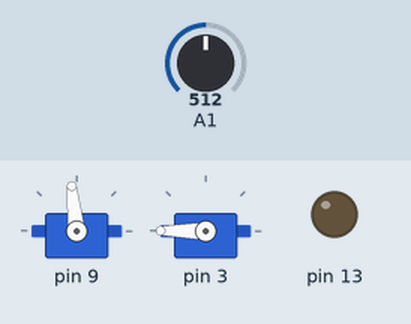
Bench run of a sketch on a simulated Arduino Uno, built with avr-gcc and run on an emulated ATmega328P. Shown: 2 × servo, output pins drawn as LEDs (lit = HIGH). Dashed ring = blinking. Inputs (shaded band) come from the test bench; at power-on: A1 = 512. Servo pulses on a pin are drawn as a servo (544–2400 µs = 0–180°); pins used as bus, display or sensor lines are not drawn.

Above: at 0.8 s.
0.9 s: A1 set to 523
At 1.8 s:
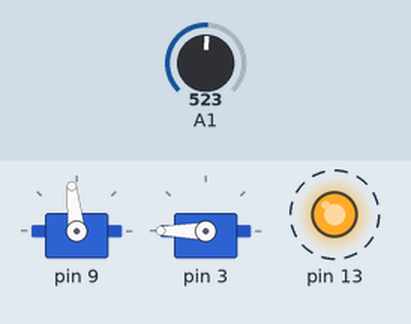
3.9 s: A1 set to 306
At 6.6 s:
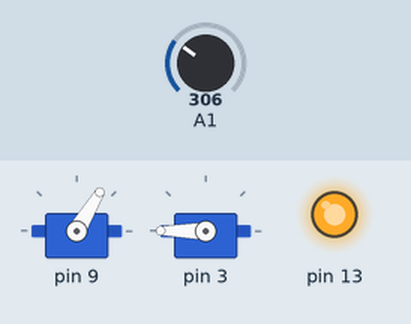
6.9 s: A1 set to 716
At 9.0 s:
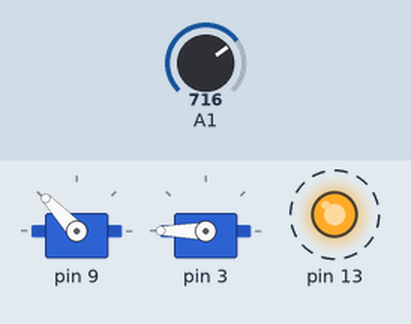
9.9 s: A1 set to 900
At 12.1 s:
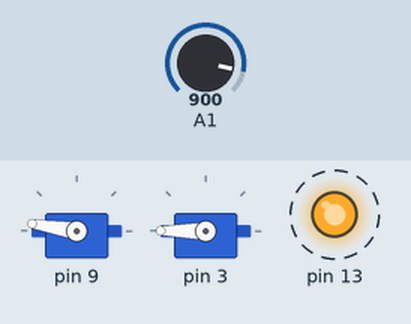
12.9 s: A1 set to 122
At 14.3 s:
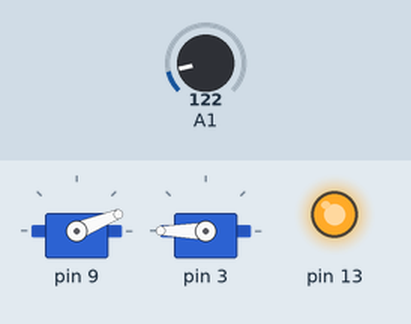
15.9 s: A1 set to 511
At 16.5 s:
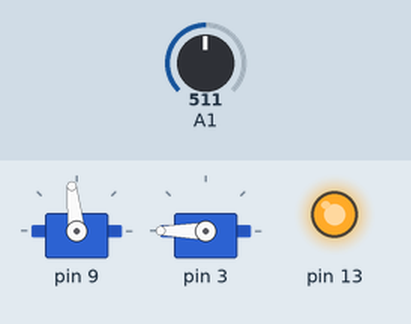
Timing chart, 0 to 19.9 s (numbered marks = the images above; inputs shaded):
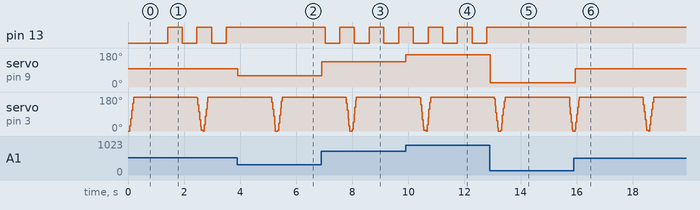

The sketch:

Aufgabe_5_P3.ino
```cpp
#include <util/delay.h>
#include <avr/io.h>
#include <avr/interrupt.h>
#include <stdint.h>

const uint8_t LED_P1 = (1<<PD3);      //pin D3
const uint8_t LED_BuiltIn = (1<<PB5); //pin D13
const uint8_t SERVO = (1<<PB1);       //pin D9
const uint8_t POT = (1<<PC0);         //pin A0

void init_Timer1();
void init_Timer2();
void init_Timer0();
void initADC(void);
uint16_t ReadADCSingleConversion(uint8_t channel);
void ServoMovement(uint16_t PotADC_values);
long AVRmap(uint16_t inVal,int inMin,int inMax,int outMin,int outMax);
ISR(TIMER0_OVF_vect); //Timer 0 Overflow Interrupt
volatile int overflowCounter = 0;
//counter for counting timer 2's overflow
//notice how this is a volatile int
//done in order to not face loss of data during compiler optimization!

int main(void)
{
  initADC();      //initialising Analog->Digital Conversion
  init_Timer0();  //initialising Timer 0
  init_Timer1();  //initialising Timer 1
  init_Timer2();  //initialising Timer 2
  int i;
  //defining LED_P1 as an OUTPUT
  DDRD |= (LED_P1);
  //defining SERVO and the Built in LED at D13 as OUTPUTS
  DDRB |= ((SERVO) | (LED_BuiltIn));

  sei(); //enables interrupts

  while(1)
  {
    //fade in LOOP for LED
    for(i = 0; i < 255; i++)
    {
      OCR2B = i; //OCR2B is the TOP value for counter 2
      _delay_ms(5);
      ServoMovement(ReadADCSingleConversion(POT));
      //reading the potentiometer values with the inner function
      //mapping the servo motor's pulse with the outer function
      //(mapped as per potentiometer values)
    }
    //fade out LOOP for LED
    for(i; i >= 0;i--)
    {
      OCR2B = i;
      _delay_ms(5);
      ServoMovement(ReadADCSingleConversion(POT));
    }
  }}

ISR(TIMER0_OVF_vect) //Interrupt for timer 2 OVERFLOW
{
  if(ReadADCSingleConversion(POT) > 512) //1023 -> 5V hence, 2.5 = 1024/2 = 512
  {
    if(overflowCounter == 31) //Timer0 overflows every 16.384 ms -> 500 ms = 31 overflows approx
    {
      PORTB ^= LED_BuiltIn; //toggles the built in LED
      overflowCounter = 0;  //resets our Timer 2 overflow counter
    }
    else
    overflowCounter++;
  }
}

void initADC(void) //initializing ADC
{
  // internal Vcc (+5 V) as REF voltage
  ADMUX = (1<<REFS0);       // prescale divison factor 128, ADC clock: 125 kHz, sampling rate: 9.6 KHz
  ADCSRA = (1<<ADPS2) | (1<<ADPS1)| (1<<ADPS0);  // endable ADC
  ADCSRA |= (1<<ADEN);      // do first ADC run (initialisation) to warm up
  ADCSRA |= (1<<ADSC);      // start single conversion

  // Wait until first conversion is finished, ADSC bit resets to 0 on ADC complete
  do {} while (ADCSRA & (1<<ADSC) );
  // Read ADC register to clean ADC
  uint16_t garbage = ADC;
}

uint16_t ReadADCSingleConversion(uint8_t channel) //Function for ADC conversion of single value
{
  const uint8_t kMuxMask = ((1<<MUX0) | (1<<MUX1) | (1<<MUX2) | (1<<MUX3));
  ADMUX &= ~kMuxMask;   // clear MUX
  ADMUX |= channel;     // set input channel
  ADCSRA |= (1<<ADSC);  // start single conversion

  // wait until it is finished
  do {} while( ADCSRA & (1<<ADSC) );
  // return result
  return ADC;
}

void init_Timer0() //initialization of Timer 0
{
  //No COM bits need to be initialised here since we aren't using the Pins connected to the timer directly
  //we need to use NORMAL mode
  TCCR0A = 0;
  //turning this Wave form generator bit ON sets our Timer/Counter operation mode to NORMAL mode
  TCCR0B |= ((1<<CS02) | (1<<CS00));
  //we must set CS02 = 1 and CS00 = 1 in order to get 1024 pre scaler division factor
  //this way, MAX value is reached every 16.38 ms
  TIMSK0 |= (1<<TOIE0);//this enables the Timer/Counter Overflow interrupt
}

void init_Timer1() //servo timer (Timer 1 initialization)
{//this is a 16 bit counter and hence we must limit it's top
  TCCR1A |= ((1<<WGM11)|(1<<COM1A1)) ;
  //WGM11=1, WGM12=1, WGM13 =1 -> Fast PWM Mode, sets it to fast pwm with ICR1 as top
  //COM1A0 -> Clear OC1A (Pin D9) [turn off Pin D9 when TOP value reached]
  TCCR1B |= ((1<<WGM12)|(1<<WGM13)|(1<<CS12)|(1<<CS10));
  //CS10=1,CS12=1 -> clk_IO/1024 (from prescaler)
  //hence we are setting a pre scaler divion factor of 1024
  //ICR1 -> TOP value of Timer 1
  ICR1 = 313;
  //running clock at 16000 Mhz/1024 = 15.625 Khz
  //15.625 Khz--> triggers an event every 16.38 ms
  //timer ticks 15,625 times per second
  //1 tick = 1 / 15625 = 0.000064 sec = 64 µs
  //we need servo pulses for a total time period of 20 ms(i.e., 50 Hz PWM)
  //hence, 20 ms/64 µs = 20,000 µs/64 µs = 312.5 -> 313 approx
  //hence, our TOP value must be 312 (total number of pulses within 20 ms)
  // (OCR1A/ICR1)*100% = Duty Cycle%
  //we will map our Potentiometer Readings to our OCR1A register which oscillates the Voltage to our SERVO pin at OC1A
}

void init_Timer2() //LED(P1) timer
{ //this is an 8 bit counter whose top is just 255,
  //so needn't be limited
  TCCR2A |= ((1<<COM2B1) | (1<<WGM21) | (1<<WGM20));
  //for fast PWM -> WGM21 = 1, WGM20 = 1
  //for Top to be set to 255 (0xFF),
  //instead of a custom OCRA during Fast PWM,
  //we must choose this waveform config
  //COM2B = [1 0] -> Clear OC2B on compare match
  TCCR2B |= ((1<<CS22) | (1<<CS21) | (1<<CS20));
}

void ServoMovement(uint16_t PotADC_values)
{
  //0.5 ms (2.5% Duty Cycle) is at one extreme position;
  //1.5 ms (7.5% Duty Cycle) is at the center;
  //2.5 ms (12.5% Duty Cycle) is at the other extreme position.

  //left extreme = 0.5 ms (2.5% Duty Cycle)--> (2.5/100)*312 = 8
  //right extreme = 2.5 ms (12.5% Duty Cycle)--> (12.5/100)*312 = 39
  //hence,ICR1 = 312
  //lower limit = 8, upper limit = 39
  OCR1A = AVRmap(PotADC_values, 0, 1023, 8, 39);
  //OCR1A keeps counting till ICR1 value reached
  //OCR1A is our servo signal pulse pin PB1 (pin D9)
}

//our very own AVR MAP function (similar to Arduino Map)
//inputs: input_values, input range, output range
long AVRmap(uint16_t inVal,int inMin,int inMax,int outMin,int outMax)
{
  //Simple math
  return ((long)(inVal-inMin)*(outMax-outMin)/(inMax-inMin)) + outMin;
}
```

Measured:
- the behaviour switches between 512 and 513 on A1 (found by bisection; images 0 and 1)
- after the input at 0.9 s, pin 13: alternates HIGH for 0.52 s and LOW for 0.52 s, starting after 0.51 s
- after the input at 3.9 s, pin 13: stops changing and stays HIGH; servo on pin 9: 96° → 59° at once
- after the input at 6.9 s, pin 13: alternates HIGH for 0.52 s and LOW for 0.52 s, starting after 0.13 s; servo on pin 9: 59° → 133° at once
- after the input at 9.9 s, servo on pin 9: 133° → 171° at once
- after the input at 12.9 s, pin 13: stops changing and stays HIGH; servo on pin 9: 171° → 22° at once
- after the input at 15.9 s, servo on pin 9: 22° → 96° at once
